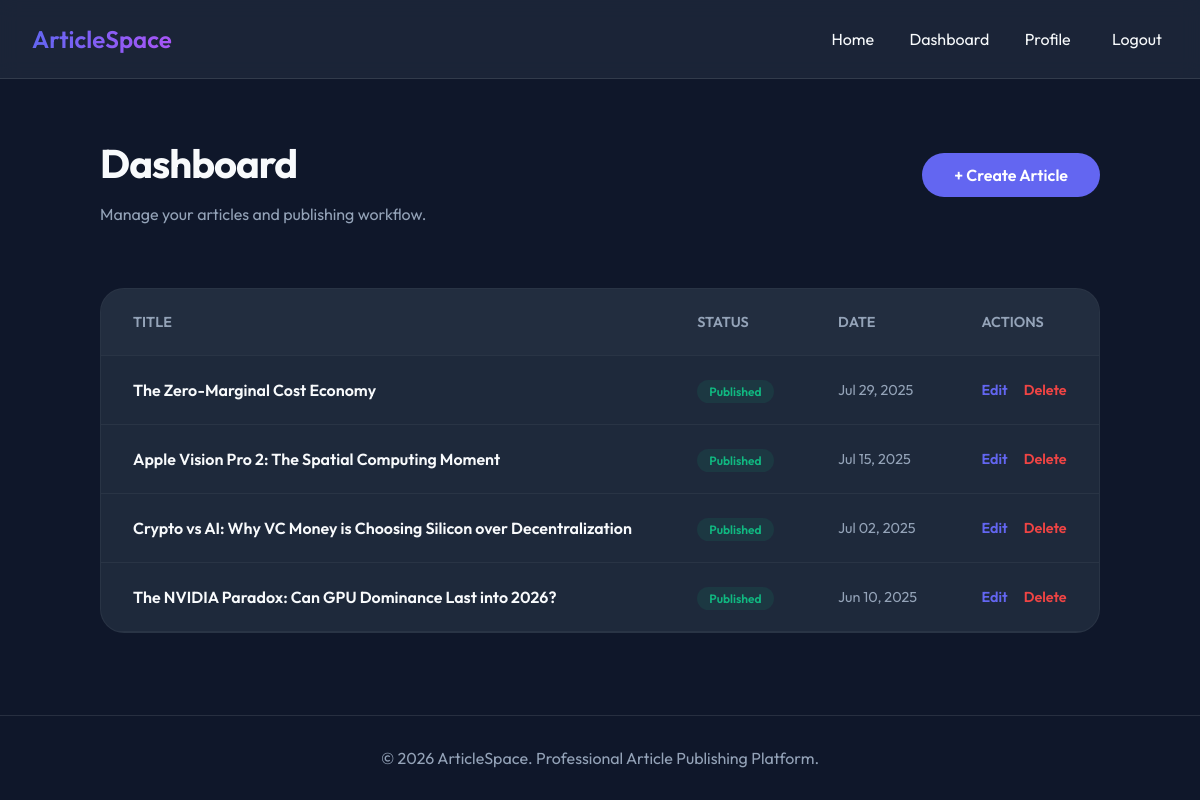
/dashboard/ (signed in), run on the app's committed database.
### apps/articles/models.py (models this page shows, shortened)
class Article(models.Model):
    DRAFT = 'DRAFT'
    PUBLISHED = 'PUBLISHED'
    STATUS_CHOICES = [
        (DRAFT, 'Draft'),
        (PUBLISHED, 'Published'),
    ]
    title = models.CharField(max_length=200)
    slug = models.SlugField(max_length=200, unique=True)
    content = models.TextField()
    image = models.ImageField(upload_to='articles/', null=True, blank=True)
    author = models.ForeignKey(
        settings.AUTH_USER_MODEL,
        on_delete=models.CASCADE,
        related_name='articles'
    )
    status = models.CharField(
        max_length=10,
        choices=STATUS_CHOICES,
        default=DRAFT
    )
    created_at = models.DateTimeField(auto_now_add=True)
    updated_at = models.DateTimeField(auto_now=True)
    published_at = models.DateTimeField(null=True, blank=True)
    class Meta:
        ordering = ['-created_at']

### apps/articles/views.py (the view)
# urls.py: path('dashboard/', DashboardView.as_view(), name='dashboard'),
class DashboardView(LoginRequiredMixin, ListView):
    model = Article
    template_name = 'articles/dashboard.html'
    context_object_name = 'articles'
    def get_queryset(self):
        if self.request.user.role == 'ADMIN':
            return Article.objects.all()
        return Article.objects.filter(author=self.request.user)

### templates/articles/dashboard.html (shortened to what this page needs)
{% extends 'base.html' %}
{% block content %}
<div style="display: flex; justify-content: space-between; align-items: center; margin-bottom: 3rem;">
    <div>
        <h1 style="font-size: 2.5rem; margin-bottom: 0.5rem; letter-spacing: -1px;">Dashboard</h1>
        <p style="color: var(--text-muted);">Manage your articles and publishing workflow.</p>
    </div>
    <a href="{% url 'article_create' %}" class="btn">+ Create Article</a>
</div>
<div style="background: var(--card-bg); border-radius: 1.5rem; border: 1px solid rgba(255,255,255,0.05); overflow: hidden;">
    <table style="width: 100%; border-collapse: collapse; text-align: left;">
        <thead>
            <tr style="background: rgba(255,255,255,0.02); border-bottom: 1px solid rgba(255,255,255,0.05);">
                <th style="padding: 1.5rem 2rem; color: var(--text-muted); font-weight: 600; font-size: 0.9rem;">TITLE</th>
                <th style="padding: 1.5rem 2rem; color: var(--text-muted); font-weight: 600; font-size: 0.9rem;">STATUS</th>
                <th style="padding: 1.5rem 2rem; color: var(--text-muted); font-weight: 600; font-size: 0.9rem;">DATE</th>
                <th style="padding: 1.5rem 2rem; color: var(--text-muted); font-weight: 600; font-size: 0.9rem;">ACTIONS</th>
            </tr>
        </thead>
        <tbody>
            {% for article in articles %}
            <tr style="border-bottom: 1px solid rgba(255,255,255,0.05);">
                <td style="padding: 1.5rem 2rem; font-weight: 600;">{{ article.title }}</td>
                <td style="padding: 1.5rem 2rem;">
                    <span class="status-pill {% if article.status == 'PUBLISHED' %}status-published{% else %}status-draft{% endif %}">
                        {{ article.get_status_display }}
                    </span>
                </td>
                <td style="padding: 1.5rem 2rem; color: var(--text-muted); font-size: 0.9rem;">{{ article.created_at|date:"M d, Y" }}</td>
                <td style="padding: 1.5rem 2rem;">
                    <div style="display: flex; gap: 1rem;">
                        <a href="{% url 'article_update' article.slug %}" style="color: var(--primary); text-decoration: none; font-size: 0.9rem; font-weight: 600;">Edit</a>
                        <a href="{% url 'article_delete' article.slug %}" style="color: #ef4444; text-decoration: none; font-size: 0.9rem; font-weight: 600;">Delete</a>
                    </div>
                </td>
            </tr>
            {% empty %}
            <tr>
                <td colspan="4" style="padding: 4rem; text-align: center; color: var(--text-muted);">You haven't created any articles yet.</td>
            </tr>
            {% endfor %}
        </tbody>
    </table>
</div>
{% endblock %}

### static/css/style.css (style rules this page uses)
html { scroll-behavior: smooth; }
:root { --primary: #6366f1; --secondary: #a855f7; --bg: #0f172a; --card-bg: #1e293b; --text: #f8fafc; --text-muted: #94a3b8; }
body { font-family: 'Outfit', sans-serif; background-color: var(--bg); color: var(--text); margin: 0; padding: 0; display: flex; flex-direction: column; min-height: 100vh; }
.btn { background: var(--primary); color: white; padding: 0.75rem 2rem; border-radius: 9999px; text-decoration: none; font-weight: 600; transition: transform 0.3s, box-shadow 0.3s; display: inline-block; }
.status-pill { padding: 0.25rem 0.75rem; border-radius: 999px; font-size: 0.75rem; font-weight: 600; }
.status-published { background: rgba(16, 185, 129, 0.1); color: #10b981; }

### data on the page
Article: title "The Zero-Marginal Cost Economy", status "Published", created_at "Jul 29, 2025"
Article: title "Apple Vision Pro 2: The Spatial Computing Moment", status "Published", created_at "Jul 15, 2025"
Article: title "Crypto vs AI: Why VC Money is Choosing Silicon over Decentralization", status "Published", created_at "Jul 02, 2025"
Article: title "The NVIDIA Paradox: Can GPU Dominance Last into 2026?", status "Published", created_at "Jun 10, 2025"
